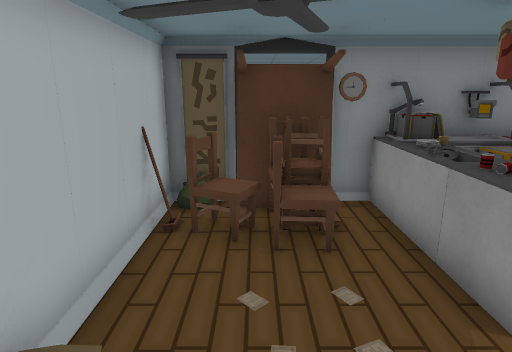
[1] (above)

14 first-person views from a walk through a 3-D level made in the Godot game engine. The camera is 1.5 m above the floor, tilts 14° down and sees 75° across. The floor is counted in squares, 0.65 m on a side. Each view is taken from the middle of a square. On the plan, view 1 faces up. The plan holds only what a view shows up to about 19 squares ahead; the rest is blank. The place goes on beyond the plan. Flat picture figures and markers are not drawn. Characters and animated objects are not drawn. Door leaves are left out where a doorway can be walked through.

[2]
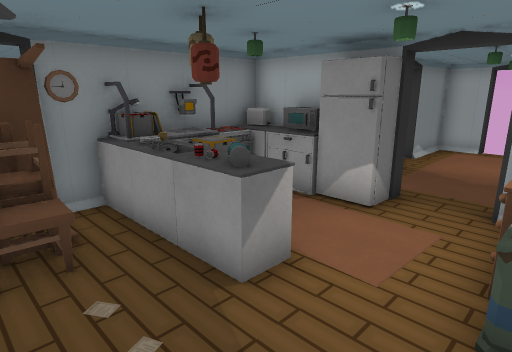

[3]
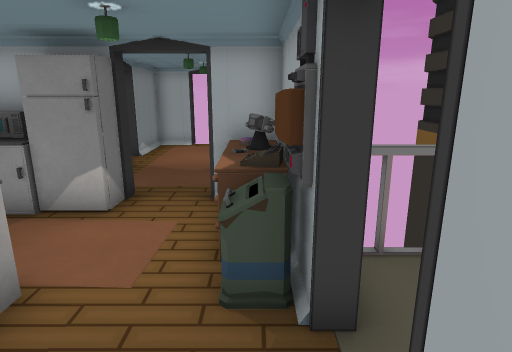

[4]
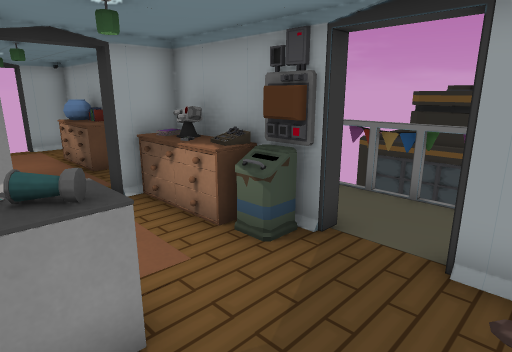

[5]
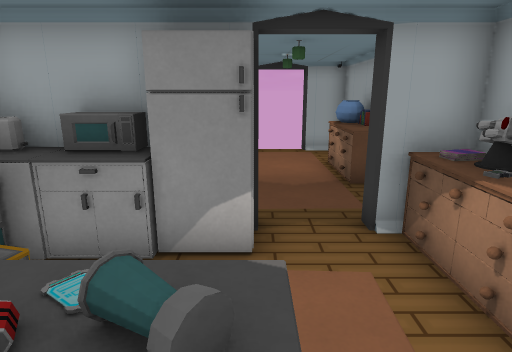

[6]
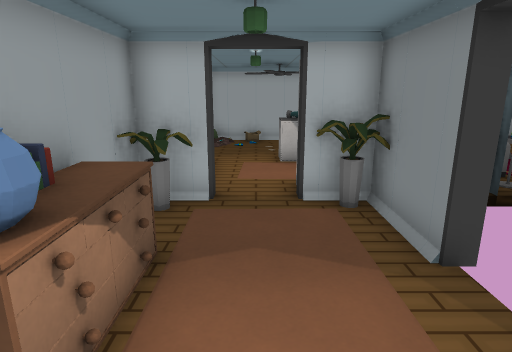

[7]
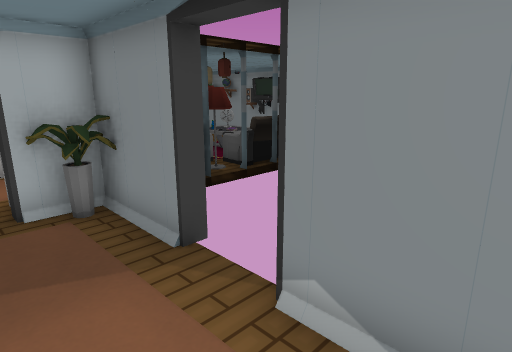

[8]
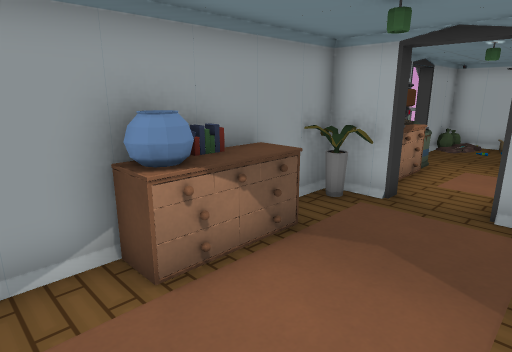

[9]
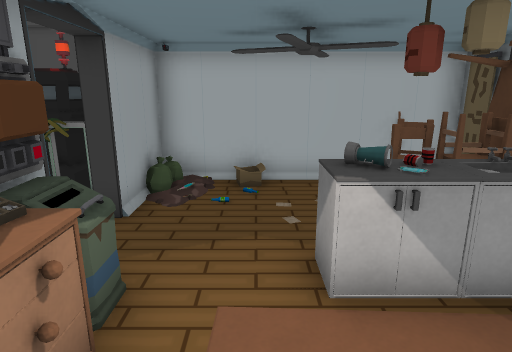

[10]
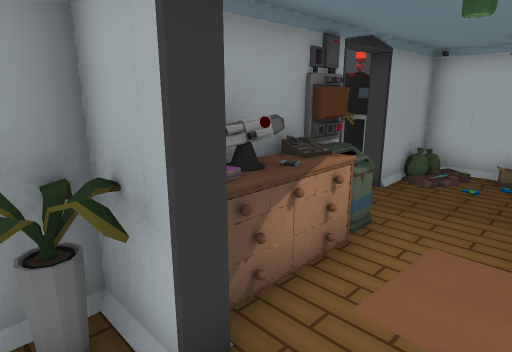

[11]
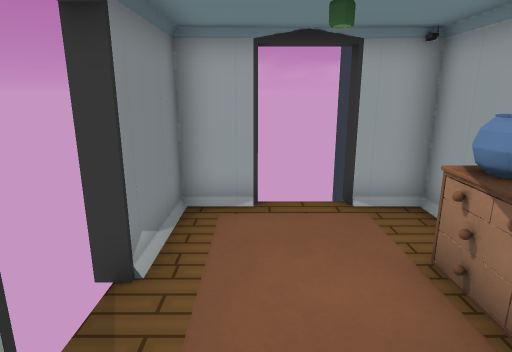

[12]
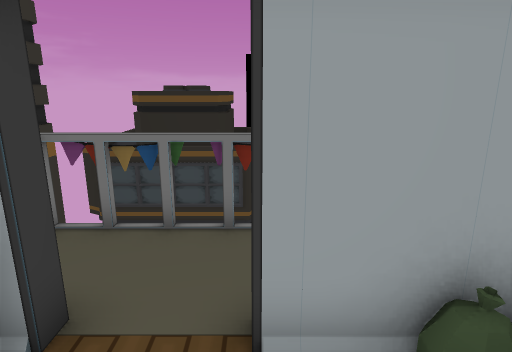

[13]
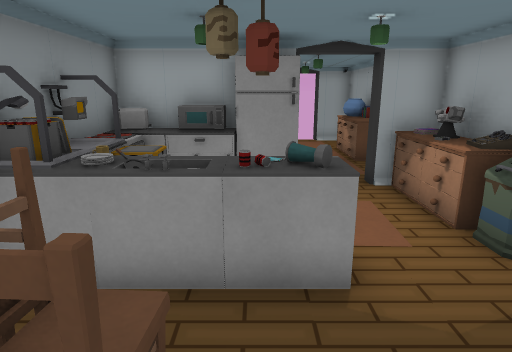

[14]
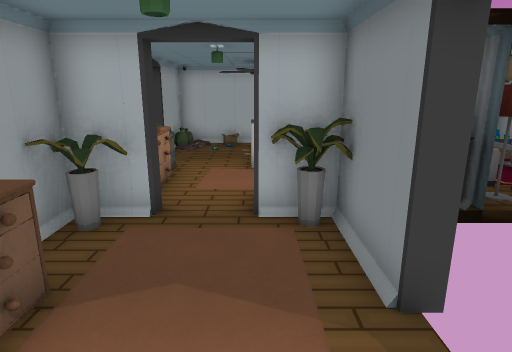

### Floor plan
Points are (right, up) in squares from view 1. A wall is a line through its corners. A room is listed if a view was taken in it or the views show most of it. See-through windows are left out.
Room 1 (views 1, 2, 3, 4, 5, 6, 7, 8, 9, 10, 11, 12, 13, 14)
walls: (7.4, 1) (7.8, 1) (7.8, -0.6) (15.8, -0.6) (15.8, 1); (3, -0.6) (7.4, -0.6); (10.8, 4.6) (7.8, 4.6) (7.8, 3) (7.4, 3); (-1.6, 5.9) (-2, 5.7); (-2, 7.4) (-2, -0.6) (1, -0.6); (15.8, 3) (15.8, 4.6) (12.8, 4.6)
ways out: open door at (2, -1) to room 2; open door at (12, 5); open door at (16, 2)
objects: chair (-1, 5) to (-1, 6); banner (-1, 7); chair (0, 5) to (1, 5); chair (0, 6); table (0, 7) to (1, 7); chair (1, 6); other object (2, 6); clock (2, 7); sofa (2, 8) to (3, 9); bin (3, 0) to (4, 0); cupboard (3, 3) to (4, 4); lantern (3, 4); other object (3, 5); plate (3, 6); cupboard (3, 7); carpet (4, 5); table (4, 6) to (5, 7); drawers (5, 0) to (7, 1); ship (6, 0); carpet (6, 3); fridge (6, 4); cupboard (6, 5); oven (6, 6) to (6, 7); sofa (6, 9) to (7, 9); books (7, 0); other object (7, 3) to (7, 4); microwave (7, 5) to (7, 6); toaster (7, 7); vase (8, 0) to (9, 0); vase (8, 4) to (9, 4); drawers (10, 0) to (13, 1); books (12, 0)
Room 2 (no view inside)
walls: (1, -3.4) (4.6, -3.4) (4.6, -1.6); (-0.6, -1.6) (-0.6, -2.9)
ways out: open door at (2, -1) to room 1
objects: vase (0, -3) to (1, -2)

Where each view was taken, in squares from view 1:
view 1: 0 up, 0 right, facing up
view 2: 0 up, 0 right, facing up-right
view 3: 0 up, 0 right, facing right
view 4: 4 up, 0 right, facing down-right
view 5: 3 up, 2 right, facing right
view 6: 2 up, 15 right, facing left
view 7: 2 up, 15 right, facing up-left
view 8: 4 up, 15 right, facing down-left
view 9: 2 up, 7 right, facing left
view 10: 3 up, 9 right, facing down-left
view 11: 3 up, 9 right, facing right
view 12: 2 up, 1 right, facing down
view 13: 4 up, 1 left, facing right
view 14: 3 up, 14 right, facing left
